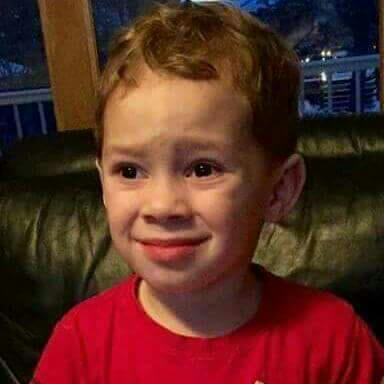
#> input picture child.jpg, 384 x 384 px
$ python histograma.py   (older library calls are emulated)
#> lines starting #> are read from the running program, lines starting #| are printed output that depends on the picture
import numpy as np
import matplotlib.pyplot as plt
import cv2 as op

"""
Leemos la imagen en ecasa de grises
Cremos un vector de 256 posiciones que representa la intensidad del color
Lo siguiente es ir por cada pixel de la imagen y sumarlo en el vector cuya
posición corresponde con el valor del color.
Luego esos valores creamos el histograma.
"""

img = op.imread('child.jpg',op.IMREAD_GRAYSCALE)
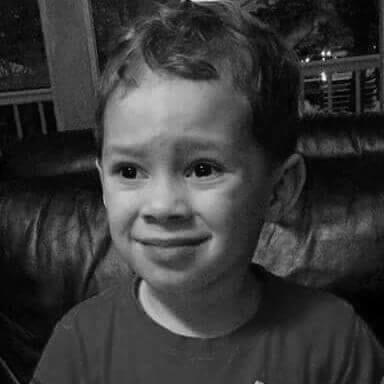
#> img: shape (384, 384); min 0, max 255, mean 56.9
width, height = img.shape
#> width = 384; height = 384
#Imagen en escala de grises que va desde 0-255
gray = np.zeros(256, dtype=np.int)

for i in range(width):
    for j in range(height):
        r = img[i,j]
        gray[r]+=1
#> after the loop, gray = 256 values, max 2852 at index 11, min 0 at index 204, mean 576

y = np.arange(len(gray))
#> y = 256 values from 0 to 255

plt.bar( y, gray, color="red", alpha=0.5)
plt.title("")
plt.xlabel("Gama de colores en escala de grises")
plt.ylabel("Frencuencia")
plt.show()
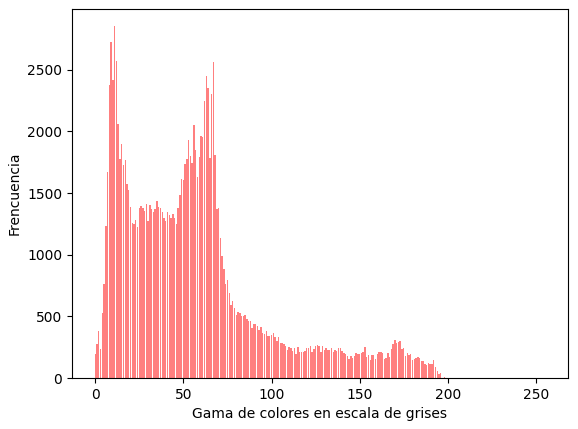
#> figure drawn by matplotlib, 1 panel; tallest bar 2852 high, from x = 10.6 to 11.4


op.imshow('Hola',img)
op.waitKey()
op.destroyAllWindows()

$ run again, with 20161011_202330.jpg copied over child.jpg
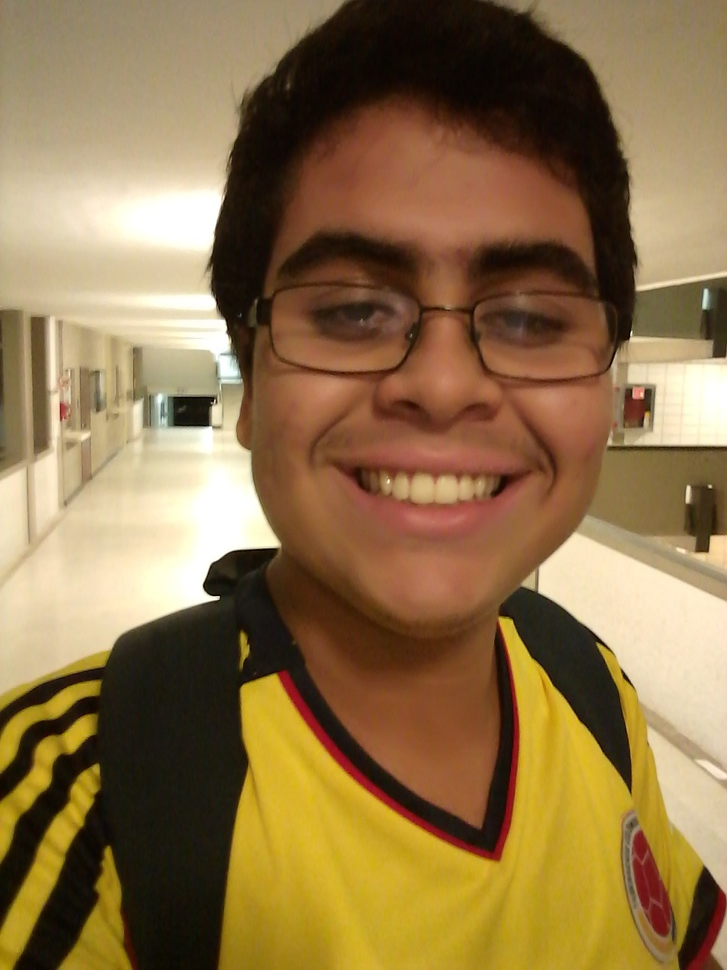
#> input picture 20161011_202330.jpg, 727 x 970 px, shrunk from 1200 x 1600 before the run
#> `img = op.imread('child.jpg',op.IMREAD_GRAYSCALE)`:
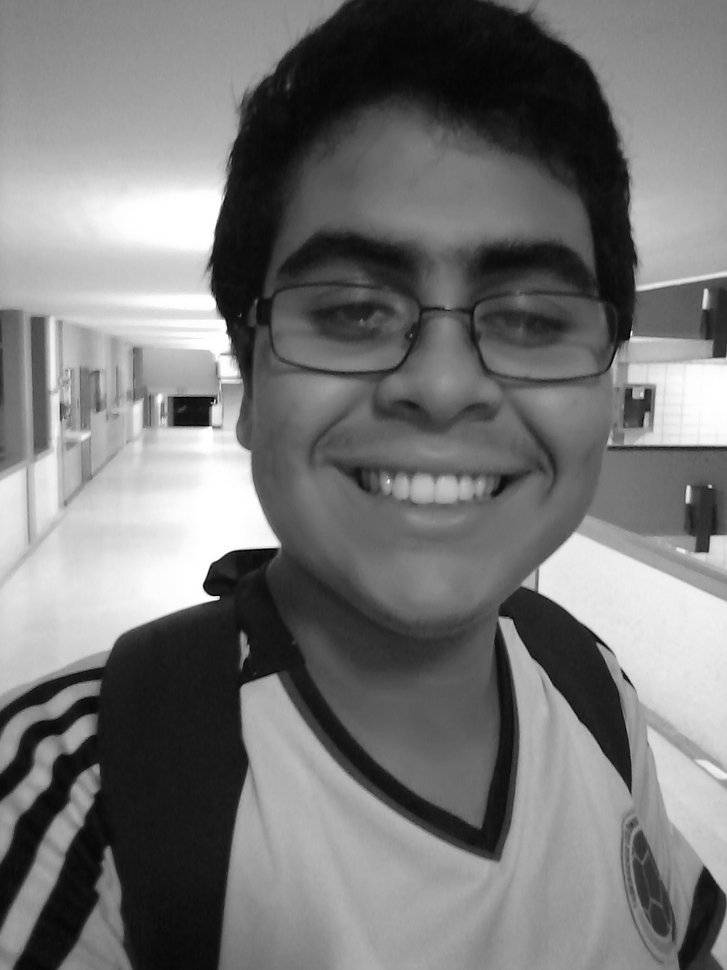
#> img: shape (970, 727); min 0, max 255, mean 118.2
#> after the loop `for i in range(width):`: gray = 256 values, max 9192 at index 24, min 5 at index 2, mean 2754.6
#> y = 256 values from 0 to 255
#> `plt.show()`:
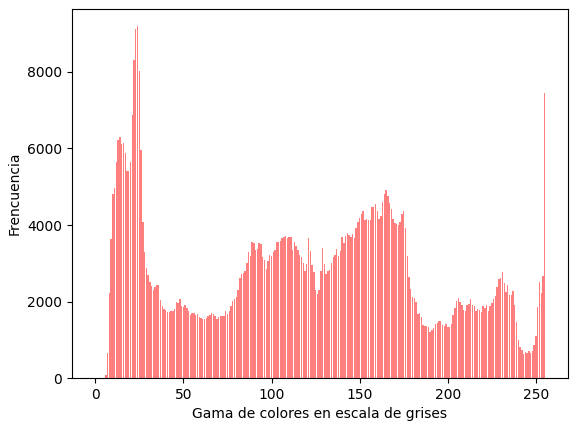
#> figure drawn by matplotlib, 1 panel; tallest bar 9192 high, from x = 23.6 to 24.4
